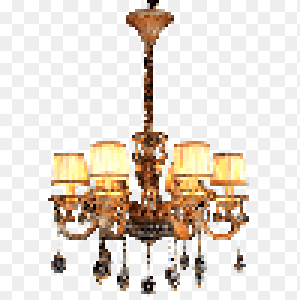
#> input picture chandelier.png, 100 x 100 px (shown 3 times larger)
$ python module1.py
#> lines starting #> are read from the running program, lines starting #| are printed output that depends on the picture
#-------------------------------------------------------------------------------
# Name:        module1
# Purpose:
#
# Author:      HADI
#
# Created:     10/04/2025
# Copyright:   (c) HADI 2025
# Licence:     <your licence>
#-------------------------------------------------------------------------------

from PIL import Image

# Open an existing image
img = Image.open('chandelier.png')  # Open your image file
#> img is the input picture: PIL image 100x100 P; mean R, G, B 229.4, 220.7, 211.2

# Perform any operations you want (optional)
# For example, resizing or converting format
img_resized = img.resize((1000, 1000))  # Resize image to 200x200 pixels
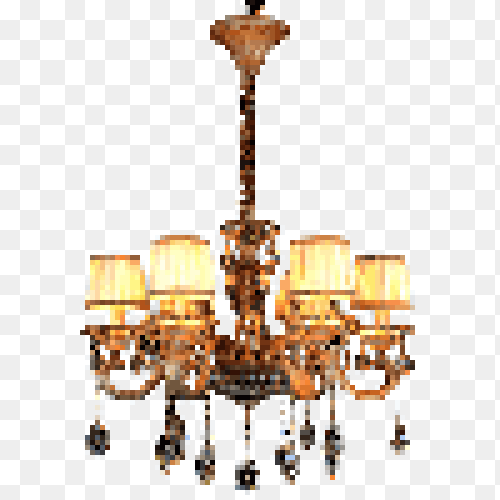
#> img_resized: PIL image 1000x1000 P (shown at 1/2 size); mean R, G, B 229.4, 220.7, 211.2

# Save the image to a new file
img_resized.save("chandelier.png")  # Save the new image
print("Image saved successfully!")
img.show()
